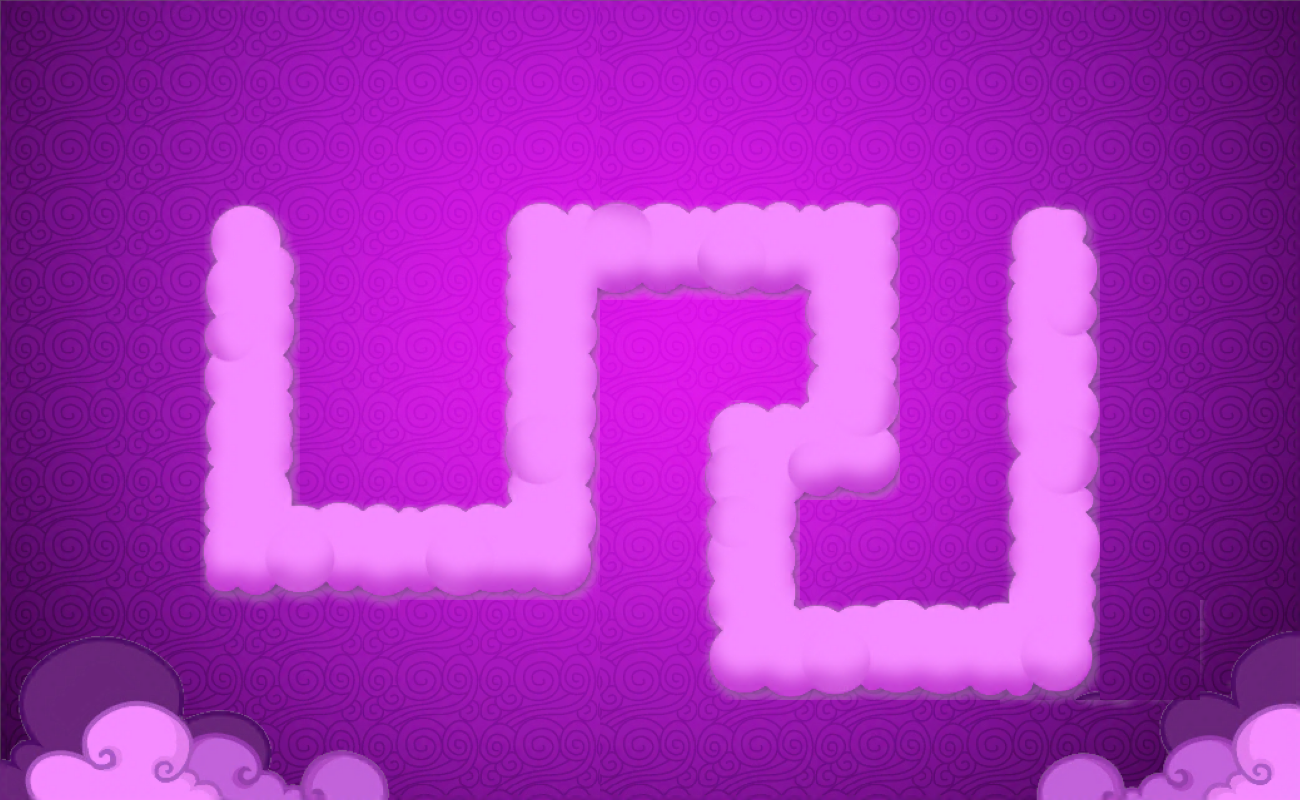

A level layout from a 2D game, rendered from its tile map. Below: a short description, then the map file with its tile-grid data intact:
An orthogonal 13x8 tile map with 100x100 px tiles, 2 tile layers (Background, Map), 2 tilesets and 55 objects.

<map version="1.10" tiledversion="1.11.0" orientation="orthogonal" renderorder="right-down" width="13" height="8" tilewidth="100" tileheight="100" infinite="0" nextlayerid="6" nextobjectid="78">
 <tileset firstgid="1" name="BG1" tilewidth="100" tileheight="100" tilecount="84" columns="12">
  <image source="BG1.png" width="1200" height="703" />
 </tileset>
 <tileset firstgid="85" name="Background1.1" tilewidth="100" tileheight="100" tilecount="96" columns="12">
  <image source="Background1.1.png" width="1202" height="803" />
 </tileset>
 <layer id="5" name="Background" width="13" height="8">
  <data encoding="csv">
85,86,87,88,89,90,90,91,92,93,94,95,96,
97,98,99,100,101,102,102,103,104,105,106,107,108,
109,110,111,112,113,114,114,115,116,117,118,119,120,
121,122,123,124,125,126,126,127,128,129,130,131,132,
133,134,135,136,137,138,138,139,140,141,142,143,144,
145,146,147,148,149,150,150,151,152,153,154,155,156,
157,158,159,160,161,162,162,163,164,165,166,167,168,
169,170,171,172,173,174,174,175,176,177,178,179,180
</data>
 </layer>
 <layer id="4" name="Map" width="13" height="8">
  <data encoding="csv">
0,0,0,0,0,0,0,0,0,0,0,0,0,
0,0,0,0,0,0,0,0,0,0,0,0,0,
0,0,15,0,0,18,19,20,21,0,23,0,0,
0,0,27,0,0,30,0,0,33,0,35,0,0,
0,0,39,0,0,42,0,44,45,0,47,0,0,
0,0,51,52,53,54,0,56,0,0,59,0,0,
61,62,63,64,0,0,0,68,69,70,71,0,72,
73,74,75,76,0,0,0,0,0,0,82,83,84
</data>
 </layer>
 <objectgroup id="2" name="TowerPosition">
  <object id="3" x="0" y="100" width="100" height="100" />
  <object id="4" x="100" y="100" width="100" height="100" />
  <object id="5" x="68" y="992" />
  <object id="8" x="0" y="200" width="100" height="100" />
  <object id="11" x="0" y="200" width="100" height="100" />
  <object id="12" x="100" y="200" width="100" height="100" />
  <object id="13" x="0" y="300" width="100" height="100" />
  <object id="14" x="100" y="300" width="100" height="100" />
  <object id="15" x="0" y="400" width="100" height="100" />
  <object id="16" x="100" y="400" width="100" height="100" />
  <object id="17" x="0" y="500" width="100" height="100" />
  <object id="18" x="100" y="500" width="100" height="100" />
  <object id="23" x="200" y="100" width="100" height="100" />
  <object id="25" x="300" y="100" width="100" height="100" />
  <object id="28" x="400" y="100" width="100" height="100" />
  <object id="29" x="300" y="200" width="100" height="100" />
  <object id="30" x="400" y="200" width="100" height="100" />
  <object id="31" x="300" y="300" width="100" height="100" />
  <object id="32" x="400" y="300" width="100" height="100" />
  <object id="33" x="300" y="400" width="100" height="100" />
  <object id="34" x="400" y="400" width="100" height="100" />
  <object id="37" x="200" y="600" width="100" height="100" />
  <object id="38" x="300" y="600" width="100" height="100" />
  <object id="39" x="400" y="600" width="100" height="100" />
  <object id="40" x="500" y="600" width="100" height="100" />
  <object id="41" x="400" y="700" width="100" height="100" />
  <object id="42" x="500" y="700" width="100" height="100" />
  <object id="43" x="600" y="300" width="100" height="100" />
  <object id="44" x="700" y="300" width="100" height="100" />
  <object id="45" x="600" y="400" width="100" height="100" />
  <object id="46" x="600" y="500" width="100" height="100" />
  <object id="47" x="600" y="600" width="100" height="100" />
  <object id="48" x="600" y="700" width="100" height="100" />
  <object id="49" x="700" y="700" width="100" height="100" />
  <object id="50" x="800" y="700" width="100" height="100" />
  <object id="51" x="1100" y="500" width="100" height="100" />
  <object id="52" x="1100" y="400" width="100" height="100" />
  <object id="53" x="800" y="500" width="100" height="100" />
  <object id="54" x="900" y="500" width="100" height="100" />
  <object id="55" x="900" y="400" width="100" height="100" />
  <object id="56" x="900" y="300" width="100" height="100" />
  <object id="57" x="900" y="200" width="100" height="100" />
  <object id="58" x="500" y="100" width="100" height="100" />
  <object id="60" x="600" y="100" width="100" height="100" />
  <object id="62" x="800" y="104" width="2" height="2" />
  <object id="63" x="700" y="100" width="100" height="100" />
  <object id="65" x="800" y="100" width="100" height="100" />
  <object id="66" x="900" y="100" width="100" height="100" />
  <object id="69" x="1000" y="100" width="100" height="100" />
  <object id="70" x="1100" y="200" width="100" height="100" />
  <object id="71" x="1100" y="300" width="100" height="100" />
  <object id="72" x="1100" y="100" width="100" height="100" />
  <object id="76" x="900" y="700" width="100" height="100" />
  <object id="77" x="720" y="934" />
 </objectgroup>
 <objectgroup id="3" name="Carrot">
  <object id="2" x="1000" y="200" width="100" height="100" />
 </objectgroup>
</map>